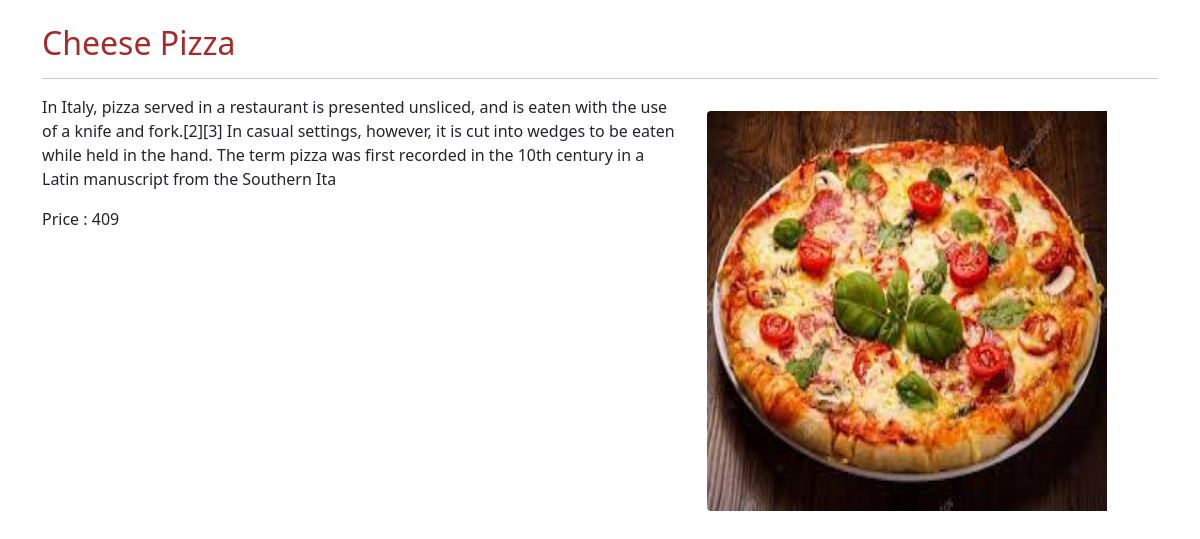
Page /fooddesk/4 (signed in) on the committed database.
### foodfest/models.py (models this page shows, shortened)
class Product(models.Model):
    id = models.AutoField(primary_key=True)
    name = models.CharField(max_length=50)
    category = models.CharField(max_length=50, default="")
    price = models.IntegerField(default=0)
    desc = models.CharField(max_length=300)
    image = models.ImageField(upload_to='food/images', default="")

### foodfest/views.py (the view)
# urls.py: path('fooddesk/<id>', views.fooddesk,name='fooddesk'),
@login_required(login_url='signin')
def fooddesk(request,id):
    food=Product.objects.filter(id=id).first()
    context={'food':food}
    return render(request,'foodfest/fooddesk.html',context)

### foodfest/templates/foodfest/fooddesk.html (shortened to what this page needs)
<!doctype html>
<html lang="en">
  <head>
    <link href="https://cdn.jsdelivr.net/npm/bootstrap@5.1.3/dist/css/bootstrap.min.css" rel="stylesheet">
  </head>
  <body>
    <div class="container marketing mt-4">
        <h2 class="featurette-heading" id="head1">{{food.name}}</h2>
        <hr class="featurette-divider">
        <div class="row featurette">
          <div class="col-md-7">
            <p id="para2" class="lead">{{food.desc}}</p>
            <p id="para2" class="lead">Price : <strong>{{food.price}}</strong></p>
          </div>
          <div class="col-md-5">
            <img src="/media/{{food.image}}" class="img-fluid rounded-start mt-3" alt="..." style="height: 400px; width: 400px;">
          </div>
        </div>
    </div>
  </body>
</html>

### foodfest/templates/foodfest/fooddesk.html (style rules this page uses)
#para2 { font-size: 1rem; }
#head1 { font-size: 2rem; color: brown; }

### rows in the picture
Product: name "Cheese Pizza", desc "In Italy, pizza served in a restaurant is presented unsliced, and is eaten with the use of a knife and fork.[2][3] In casual settings, however, it is cut into wedges to be eaten while held in the hand. The term pizza was first recorded in the 10th century in a Latin manuscript from the Southern Ita", price "409", image (picture)
